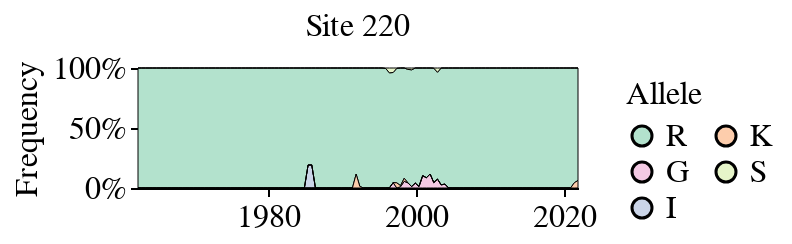

Write notebook code for a chart like this one.
### Code cell
plot_site_frequencies(frequencies_60y_df, 220)

### Figure 1 — Vega-Lite specification as saved in the notebook (floating-point values rounded to 4 significant figures; data arrays with more than 128 entries replaced by an {"elided": "..."} marker saying what was removed)
{"config": {"background": "white", "title": {"fontSize": 20, "fontWeight": "normal", "font": "Helvetica", "anchor": "start", "color": "#000000", "orient": "top", "offset": 5, "subtitleColor": "gray", "subtitleFont": "Helvetica", "subtitleFontWeight": "normal", "subtitleFontSize": 18, "subtitlePadding": 2}, "axis": {"domain": true, "domainColor": "black", "domainWidth": 1, "grid": false, "gridColor": "#DEDDDD", "gridWidth": 0.5, "labelFont": "Helvetica", "labelFontSize": 16, "labelFlush": false, "labelFontWeight": "normal", "labelPadding": 2, "tickColor": "black", "tickSize": 4, "tickCount": 3, "tickWidth": 1, "titleFont": "Helvetica", "titleAlign": "center", "titleFontWeight": "normal", "titleFontSize": 16, "titlePadding": 5}, "legend": {"labelFont": "Helvetica", "labelFontSize": 16, "symbolSize": 100, "titleFont": "Helvetica", "titleFontSize": 16, "titleFontWeight": "normal", "padding": 5, "titleLimit": 200, "gradientLength": 100}, "range": {"category": ["#4e79a7", "#f28e2c", "#e15759", "#76b7b2", "#59a14f", "#edc949", "#af7aa1", "#ff9da7", "#9c755f", "#bab0ab"], "diverging": ["#c7e9b4", "#7fcdbb", "#41b6c4", "#1d91c0", "#225ea8", "#253494"]}, "view": {"stroke": "white", "strokeWidth": 0}, "text": {"font": "Helvetica", "fontSize": 16}}, "data": {"name": "data-7345402ae02ee99348ba526f1582b03e"}, "mark": {"type": "area", "stroke": "black", "strokeWidth": 0.5}, "encoding": {"color": {"field": "allele", "legend": {"columns": 2}, "scale": {"domain": ["R", "G", "I", "K", "S"], "range": ["#B3E2CD", "#F4CAE4", "#CBD5E8", "#FDCDAC", "#E6F5C9", "#FFF2AE", "#F1E2CC", "#CCCCCC"]}, "title": "Allele", "type": "nominal"}, "order": {"field": "allele", "type": "nominal"}, "tooltip": [{"field": "HA_region", "type": "nominal"}, {"field": "site", "type": "quantitative"}, {"field": "allele", "type": "nominal"}, {"field": "frequency", "type": "quantitative"}, {"field": "date", "type": "temporal"}], "x": {"axis": {"grid": false, "tickCount": 3}, "field": "date", "title": "", "type": "temporal"}, "y": {"axis": {"grid": false, "tickCount": 3}, "field": "frequency", "stack": "normalize", "title": "Frequency", "type": "quantitative"}}, "height": 60, "title": {"text": "Site 220", "anchor": "middle", "fontSize": 16, "fontWeight": "normal"}, "width": 220, "$schema": "https://vega.github.io/schema/vega-lite/v5.16.3.json", "datasets": {"data-7345402ae02ee99348ba526f1582b03e": {"elided": "600 records"}}}
